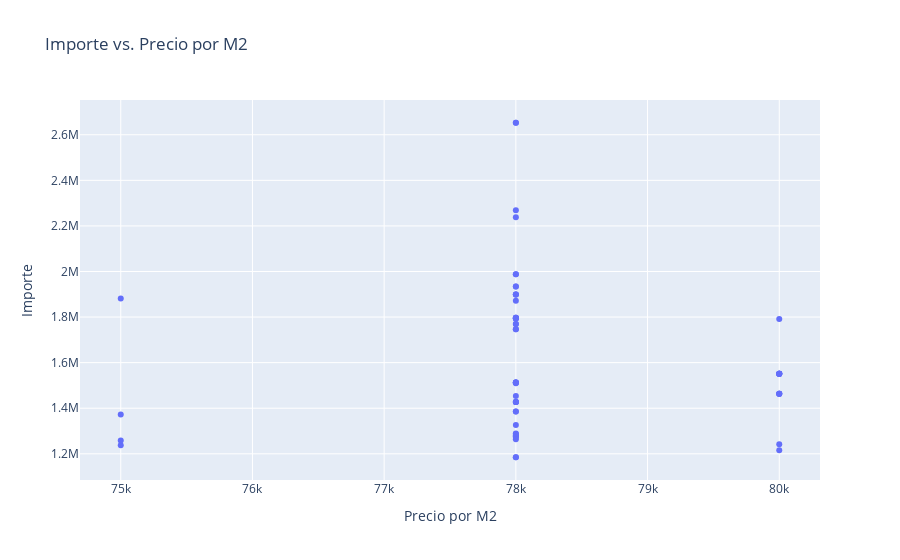

Write notebook code for a chart like this one.
### Code cell
px.scatter(up_data, x="Precio por M2", y="Importe", title="Importe vs. Precio por M2")
